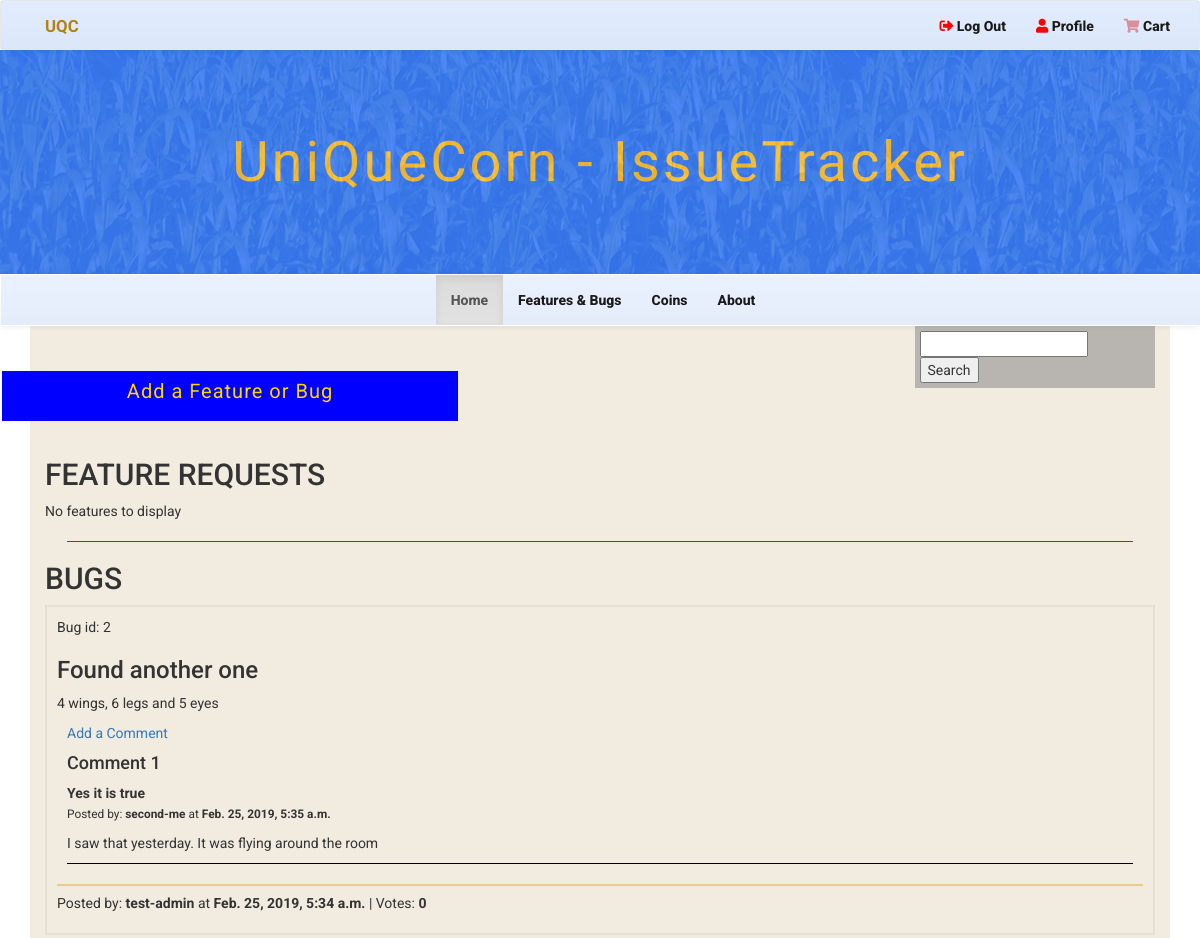
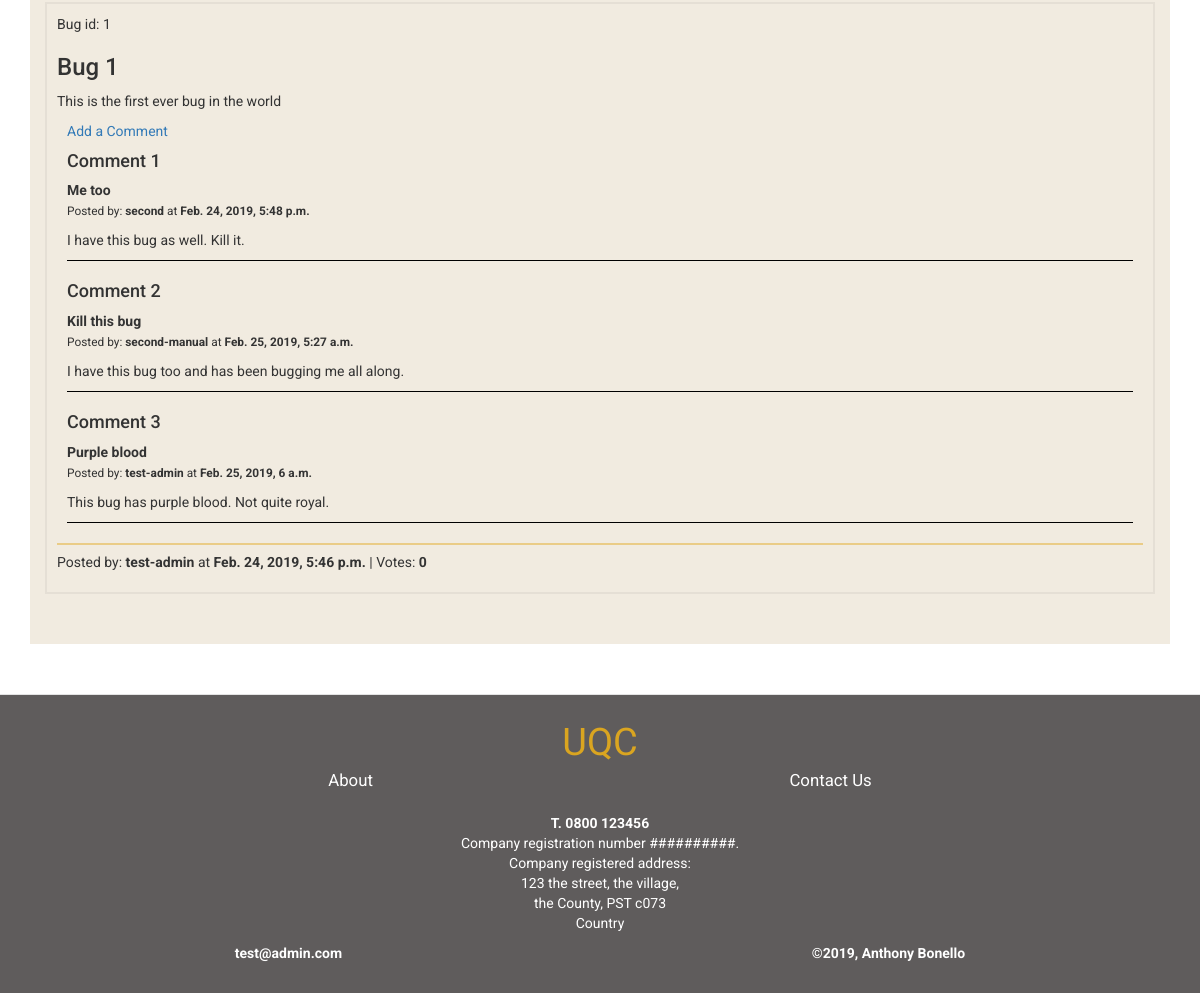
Screenshot of /issues/1 (signed in) with the database file from the repository (2 pictures, top to bottom).
### issuetracker/models.py (models this page shows, shortened)
class Issue(models.Model):
    suggestion_choices = ((True, 'Feature'), (False, 'Bug Fix'))
    is_feature = models.BooleanField(blank=False, default=False, choices=suggestion_choices)
    title = models.CharField(max_length=100, blank=False)
    description = models.TextField()
    posted_by = models.CharField(max_length=50)
    votes = models.IntegerField(default=0)
    date_time = models.DateTimeField(auto_now_add=True)
    class Meta:
        verbose_name_plural = "Issues"

class IssueComment(models.Model):
    issue = models.ForeignKey(Issue, on_delete=models.CASCADE, related_name='comment')
    subject = models.CharField(max_length=100, blank=False)
    comment = models.TextField()
    posted_by = models.CharField(max_length=50)
    date_time = models.DateTimeField(auto_now_add=True)

### issuetracker/views.py (the view)
# urls.py: url(r'^issues/', include(issuetracker_urls)),
@login_required()
def issues(request):
    allIssues = Issue.objects.all()
    feature_count = 0
    bug_count = 0
    for each in allIssues:
        if each.is_feature:
            feature_count += 1
        else:
            bug_count += 1
    return render(request, "issue_tracker.html", {'issues': allIssues, 'feature_count': feature_count, "bug_count": bug_count})

### cart/contexts.py (called while the page is built)
def cart_contents(request):
    cart = request.session.get('cart', {})
    cart_items = []
    total = 0
    product_count = 0
    for id, quantity in cart.items():
        product = get_object_or_404(Product, pk=id)
        total += quantity * product.price
        product_count += quantity
        cart_items.append({'id': id, 'quantity': quantity, 'product': product})
    return {'cart_items': cart_items, 'total': total, 'product_count': product_count}

### issuetracker/templates/issue_tracker.html (shortened to what this page needs)
{% extends "base.html" %}
{% block showcase %}
<div class="main-title">
    <div class="color-cover"></div>
    <div class="title">
        <h1>UniQueCorn - IssueTracker</h1>
    </div>
</div>
{% endblock showcase %}
{% block content %}
    <a id="link-add-issue" href="{% url 'add-issue' %}">Add a Feature or Bug</a>
    {% if feature_count == 1 %}
    <h2> FEATURE REQUEST </h2>
    {% else %}
    <h2> FEATURE REQUESTS </h2>
    {% endif %}
    {% if feature_count == 0 %}
        <p>No features to display</p>
    {% endif %}
    <hr>
    {% if bug_count == 1 %}
        <h2> BUG </h2>
    {% else %}
        <h2> BUGS </h2>
    {% endif %}
    {% if bug_count == 0 %}
    <p>No bugs to display</p>
    {% else %}
        {% for each in issues reversed %}
            {% if not each.is_feature %}
                <div class="issue-item">
                    <p>Bug id: {{ each.id }}
                    </p>
                    <h3> {{ each.title }}</h3>
                    <p> {{ each.description }}</p>
                    <div class="comments-list">
                        <a id="link-add-comment" href="{% url 'add-comment' %}">Add a Comment</a>
                        {% for item in each.comment.all %}
                            <div class="comment-item">
                                <h4>Comment {{ forloop.counter }}</h4>
                                <p class="comment-subject"><strong>{{item.subject}}</strong></p>
                                <p><small>Posted by: <strong>{{ item.posted_by }}</strong> at <strong>{{ item.date_time}}</strong></small></p>
                                <p>{{item.comment}}</p>
                            </div>
                        {% endfor %}
                    </div>
                    <hr class="hr-light">
                    <p> Posted by: <strong>{{ each.posted_by }}</strong> at <strong>{{ each.date_time}}</strong> | Votes: <strong>{{ each.votes }}</strong> </p>
                </div>
            {% endif %}
        {% endfor %}
    {% endif %}
    {% endblock %}

### static/css/styles.css (style rules this page uses)
body { font-family: 'Roboto', sans-serif; }

### rows the page displays
Issue: id "2", title "Found another one", description "4 wings, 6 legs and 5 eyes", posted_by "test-admin", date_time "Feb. 25, 2019, 5:34 a.m.", votes "0"
IssueComment: subject "Yes it is true", posted_by "second-me", date_time "Feb. 25, 2019, 5:35 a.m.", comment "I saw that yesterday. It was flying around the room"
Issue: id "1", title "Bug 1", description "This is the first ever bug in the world", posted_by "test-admin", date_time "Feb. 24, 2019, 5:46 p.m.", votes "0"
IssueComment: subject "Me too", posted_by "second", date_time "Feb. 24, 2019, 5:48 p.m.", comment "I have this bug as well. Kill it."
IssueComment: subject "Kill this bug", posted_by "second-manual", date_time "Feb. 25, 2019, 5:27 a.m.", comment "I have this bug too and has been bugging me all along."
IssueComment: subject "Purple blood", posted_by "test-admin", date_time "Feb. 25, 2019, 6 a.m.", comment "This bug has purple blood. Not quite royal."
